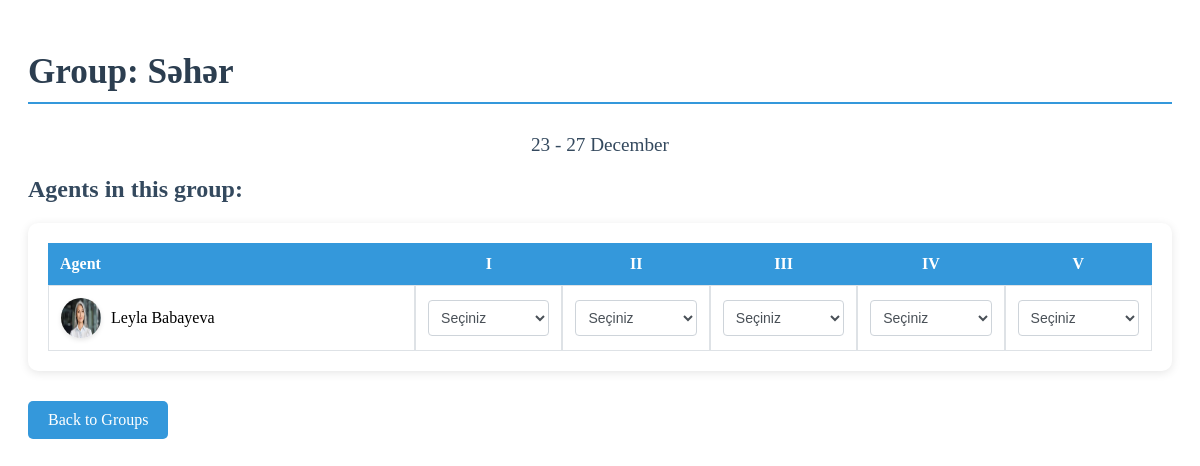
Page /groups/1/ on the earlier database version.
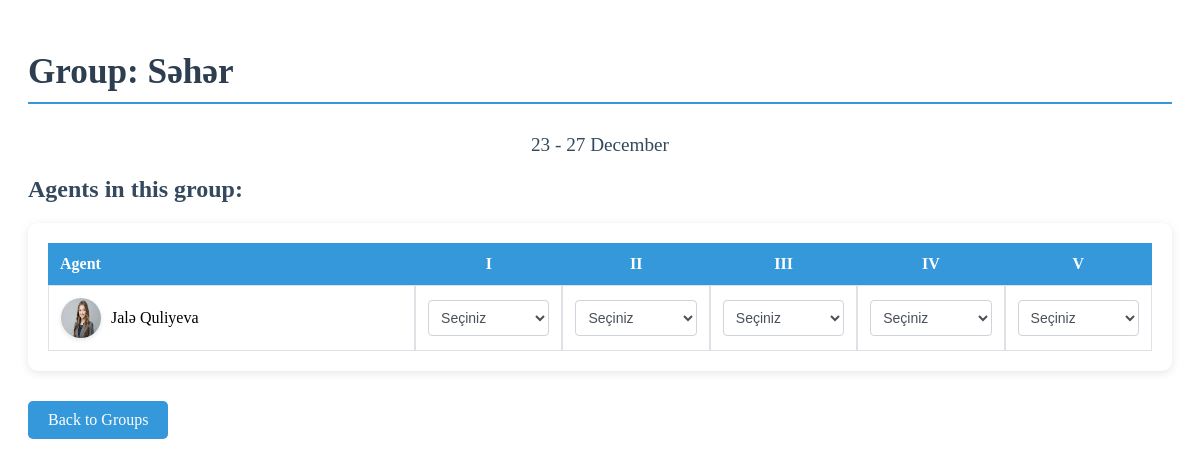
Same page on the later database version.
### agents/models.py (models this page shows, shortened)
class Agent(models.Model):
    photo = models.ImageField(upload_to='agent_photos/', blank=True, null=True)
    name = models.CharField(max_length=100)
    surname = models.CharField(max_length=100)
    fin = models.CharField(max_length=7)
    created_at = models.DateTimeField(auto_now_add=True)
    status = models.CharField(
        max_length=20,
        choices=[
            ('Passed to Interview', 'Passed to Interview'),
            ('Invited to Training', 'Invited to Training'),
            ('Failed to Training', 'Failed to Training'),
            ('Passed to Training', 'Passed to Training'),
            ('Invited to Work', 'Invited to Work'),
            ('Failed to Work', 'Failed to Work'),
            ('Passed to Work', 'Passed to Work'),
        ],
        default="Passed to Interview"
    )
    group = models.ForeignKey(Group, on_delete=models.CASCADE, blank=False, null=False, default=get_default_group)
    manager = models.ForeignKey(Manager, on_delete=models.SET_NULL, blank=True, null=True)

### agents/views.py (the view)
# urls.py: path('groups/<int:group_id>/', views.group_detail, name='group_detail'),
def group_detail(request, group_id):
    group = get_object_or_404(Group, id=group_id)  # Seçilən qrupu tap
    agents = Agent.objects.filter(group=group)  # Qrupdakı agentləri gətir
    days = ['I', 'II', 'III', 'IV', 'V']
    today = datetime.now()
    monday = today - timedelta(days=today.weekday())  # Həftənin ilk günü
    friday = monday + timedelta(days=4)  # Həftənin son günü
    week_dates = [(monday + timedelta(days=i)).date() for i in range(5)]
    return render(request, 'groups/group_detail.html', {
        'group': group, 'agents': agents, 'days': days,
        'week_start': monday.date(),
        'week_end': friday.date(),
        'week_dates': week_dates,
        'current_date': today.date(),
        })

### templates/groups/group_detail.html (shortened to what this page needs)
<div class="container" style="padding: 20px; max-width: 1200px; margin: 0 auto; overflow: visible;">
    <h1 style="color: #2c3e50; margin-bottom: 30px; font-size: 2.2em; border-bottom: 2px solid #3498db; padding-bottom: 10px;">
        Group: {{ group.name }}
    </h1>
    <div style="text-align: center; margin-bottom: 20px; font-size: 1.2em; color: #34495e;">
        {{ week_start|date:"d" }} - {{ week_end|date:"d F" }}
    </div>
    <h2 style="color: #34495e; margin-bottom: 20px; font-size: 1.5em;">Agents in this group:</h2>
    <div style="background-color: #fff; padding: 20px; border-radius: 10px; box-shadow: 0 2px 10px rgba(0,0,0,0.1); overflow: visible;">
        <table style="width: 100%; border-collapse: separate; border-spacing: 0; border-radius: 8px; overflow: visible;">
            <thead>
                <tr style="background-color: #3498db; color: white;">
                    <th style="padding: 12px; text-align: left; min-width: 250px;">Agent</th>
                    {% for day in days %}
                    <th style="padding: 12px; text-align: center;">{{ day }}</th>
                    {% endfor %}
                </tr>
            </thead>
            <tbody>
                {% for agent in agents %}
                <tr style="{% if forloop.counter|divisibleby:2 %}background-color: #f8f9fa{% else %}background-color: white{% endif %};">
                    <td style="padding: 12px; border: 1px solid #dee2e6; overflow: visible;">
                        <div style="display: flex; align-items: center; gap: 10px; position: relative; overflow: visible;">
                            <img src="{{ agent.photo.url }}" alt="{{ agent.name }}"
                                 style="width: 40px; height: 40px; border-radius: 50%; cursor: pointer; box-shadow: 0 2px 5px rgba(0,0,0,0.1); transition: transform 0.3s ease;"
                                 onmouseover="this.style.transform='scale(3)'; this.style.zIndex='9999';"
                                 onmouseout="this.style.transform='scale(1)'; this.style.zIndex='1';">
                            <span>{{ agent.name }} {{ agent.surname }}</span>
                        </div>
                    </td>
                    {% for date in week_dates %}
                    <td style="padding: 12px; border: 1px solid #dee2e6;">
                        <select style="width: 100%; padding: 8px; border: 1px solid #ced4da; border-radius: 4px; background-color: white; font-size: 14px; color: #495057; cursor: pointer; transition: border-color 0.15s ease-in-out, box-shadow 0.15s ease-in-out;"
                                {% if date < current_date %}disabled{% endif %}>
                            <option value="">Seçiniz</option>
                        </select>
                    </td>
                    {% endfor %}
                </tr>
                {% endfor %}
            </tbody>
        </table>
    </div>
    <a href="{% url 'group_list' %}" style="display: inline-block; margin-top: 30px; padding: 10px 20px; background-color: #3498db; color: white; text-decoration: none; border-radius: 5px; transition: background-color 0.3s;">
        Back to Groups
    </a>
</div>

Differences in the rows shown:
no longer on this page (row edited): Agent: photo (picture), name "Leyla", surname "Babayeva"
added Agent: photo (picture), name "Jalə", surname "Quliyeva"
